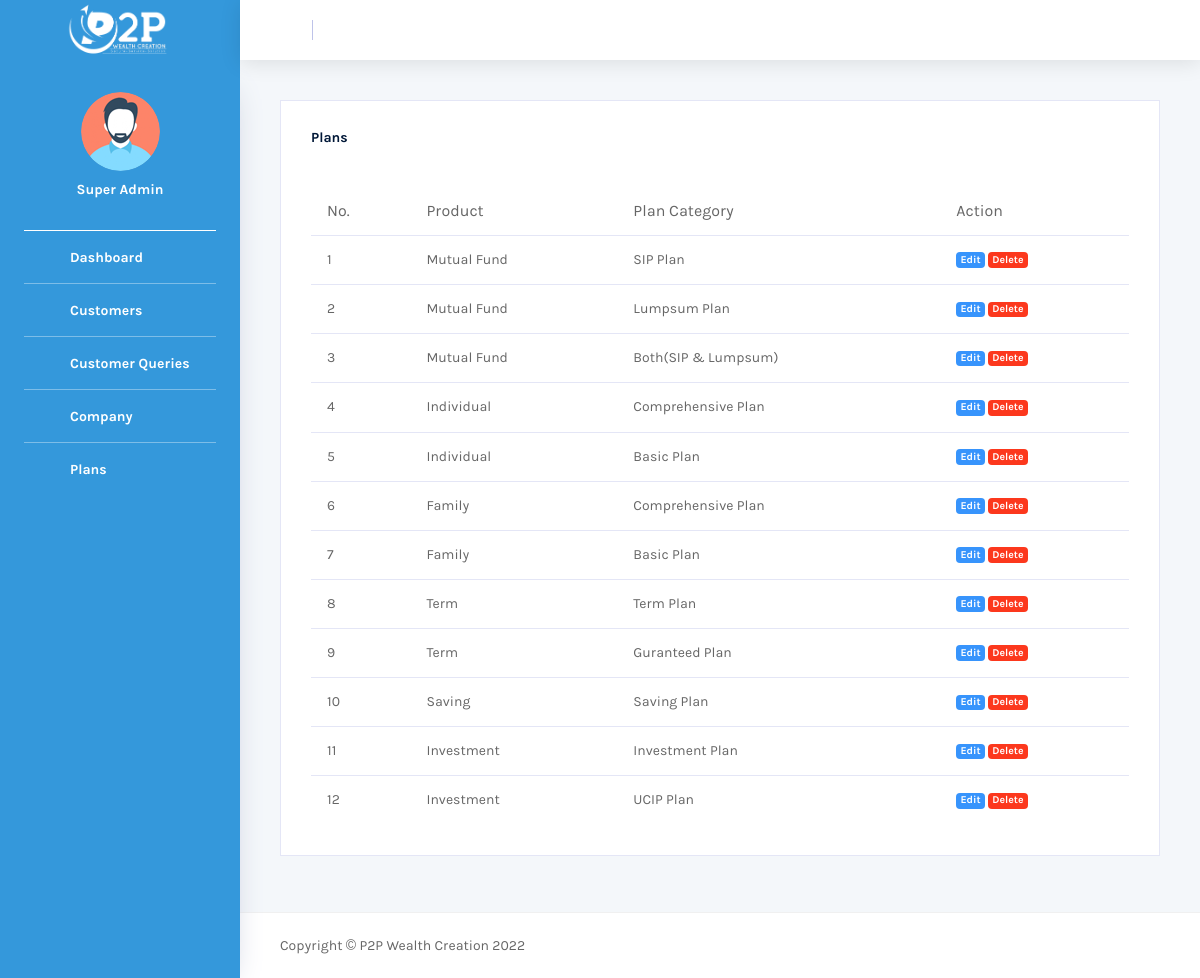
Page /admin/dashboard/manage_poster.php (signed in) on the committed database.
### tables this page shows
CREATE TABLE `plan` (
  `id` int(11) NOT NULL,
  `product` varchar(255) NOT NULL,
  `plan_category` varchar(255) NOT NULL
);

### admin/dashboard/manage_poster.php (the view, shortened to what this page needs)
<?php
include('header.php');
$plan="SELECT * FROM `plan`";
$plan_result=mysqli_query($db,$plan);
$rows=mysqli_num_rows($plan_result);
?>
      <div class="main-panel">
        <div class="content-wrapper">
          <div class="row">
            <div class="col-lg-12 grid-margin stretch-card">
              <div class="card">
                <div class="card-body">
                  <h4 class="card-title">Plans</h4>
                  <br>
                  <br>
                  <div class="table-responsive">
                    <table class="table table-hover">
                      <thead>
                        <tr>
                          <th>No.</th>
                          <th>Product</th>
                          <th>Plan Category</th>
                          <th>Action</th>
                        </tr>
                      </thead>
                      <tbody>
                        <?php
                        if($rows>0)
                      {
                        $i=1;
                        while($row=mysqli_fetch_assoc($plan_result))
                        {
                        ?>
                        <tr>
                          <td><?php echo $i;?></td>
                          <td><?php echo $row['product']?></td>
                          <td><?php echo $row['plan_category']?></td>
                           <td>
                            <a href="update_plan.php?id=<?php echo $row['id']?>">
                            <label class="badge badge-info">Edit</label>
                          </a>
                           <a href="plan_request.php?id=<?php echo $row['id']?>" onclick='confirm("Áre You Sure You Want To Remove This Record?")'>
                            <label class="badge badge-danger">Delete</label>
                          </a>
                         </td>
                        </tr>
                        <?php
                        $i++;
                        }
                      }
                      else
                      {
                       ?>
                          <td style="color: red">No</td>
                          <td style="color: red">Data Record</td>
                          <td style="color: red">Found</td>
                      <?php
                      }
                      ?>
                      </tbody>
                    </table>
                  </div>
                </div>
              </div>
            </div>
          </div>
        </div>
<?php
include('footer.php');
?>

### rows in the picture
plan: product "Mutual Fund", plan_category "SIP Plan"
plan: product "Mutual Fund", plan_category "Lumpsum Plan"
plan: product "Mutual Fund", plan_category "Both(SIP & Lumpsum)"
plan: product "Individual", plan_category "Comprehensive Plan"
plan: product "Individual", plan_category "Basic Plan"
plan: product "Family", plan_category "Comprehensive Plan"
plan: product "Family", plan_category "Basic Plan"
plan: product "Term", plan_category "Term Plan"
plan: product "Term", plan_category "Guranteed Plan"
plan: product "Saving", plan_category "Saving Plan"
plan: product "Investment", plan_category "Investment Plan"
plan: product "Investment", plan_category "UCIP Plan"

### other values in the picture
$_SESSION['admin_name'] "Super Admin"
